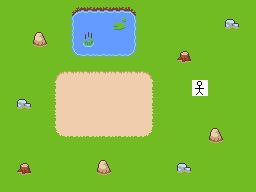

The image is a tile-based game level rendered from a .tmx file. Its description and complete source (layers, tilesets, objects, tile grids) follow:
An orthogonal 16x12 tile map with 16x16 px tiles, 3 tile layers (Background, Foreground, Control), 2 tilesets.

<map version="1.5" tiledversion="1.7.2" orientation="orthogonal" renderorder="right-down" width="16" height="12" tilewidth="16" tileheight="16" infinite="0" nextlayerid="5" nextobjectid="2">
 <tileset firstgid="1" source="tiles.tsx" />
 <tileset firstgid="55" source="control.tsx" />
 <layer id="1" name="Background" width="16" height="12">
  <data encoding="csv">
8,8,8,8,8,8,8,8,8,8,8,8,8,8,8,8,
8,8,8,8,8,44,44,44,8,8,8,8,8,8,8,8,
8,8,8,8,8,44,44,44,8,8,8,8,8,8,8,8,
8,8,8,8,8,8,8,8,8,8,8,8,8,8,8,8,
8,8,8,8,8,8,8,8,8,8,8,8,8,8,8,8,
8,8,8,8,8,8,8,8,8,8,8,8,8,8,8,8,
8,8,8,8,8,8,8,8,8,8,8,8,8,8,8,8,
8,8,8,8,8,8,8,8,8,8,8,8,8,8,8,8,
8,8,8,8,8,8,8,8,8,8,8,8,8,8,8,8,
8,8,8,8,8,8,8,8,8,8,8,8,8,8,8,8,
8,8,8,8,8,8,8,8,8,8,8,8,8,8,8,8,
8,8,8,8,8,8,8,8,8,8,8,8,8,8,8,8
</data>
 </layer>
 <layer id="2" name="Foreground" width="16" height="12">
  <data encoding="csv">
0,0,0,0,37,38,38,38,39,0,0,0,0,0,0,0,
0,0,0,0,43,44,44,42,45,0,0,0,0,0,35,0,
0,0,34,0,43,48,44,44,45,0,0,0,0,0,0,0,
0,0,0,0,49,50,50,50,51,0,0,36,0,0,0,0,
0,0,0,19,20,20,20,20,20,21,0,0,0,0,0,0,
0,0,0,25,26,26,26,26,26,27,0,0,0,0,0,0,
0,35,0,25,26,26,26,26,26,27,0,0,0,0,0,0,
0,0,0,25,26,26,26,26,26,27,0,0,0,0,0,0,
0,0,0,31,32,32,32,32,32,33,0,0,0,34,0,0,
0,0,0,0,0,0,0,0,0,0,0,0,0,0,0,0,
0,36,0,0,0,0,34,0,0,0,0,35,0,0,0,0,
0,0,0,0,0,0,0,0,0,0,0,0,0,0,0,0
</data>
 </layer>
 <layer id="3" name="Control" width="16" height="12">
  <data encoding="csv">
0,0,0,0,0,0,0,0,0,0,0,0,0,0,0,0,
0,0,0,0,0,0,0,0,0,0,0,0,0,0,0,0,
0,0,0,0,0,0,0,0,0,0,0,0,0,0,0,0,
0,0,0,0,0,0,0,0,0,0,0,0,0,0,0,0,
0,0,0,0,0,0,0,0,0,0,0,0,0,0,0,0,
0,0,0,0,0,0,0,0,0,0,0,0,55,0,0,0,
0,0,0,0,0,0,0,0,0,0,0,0,0,0,0,0,
0,0,0,0,0,0,0,0,0,0,0,0,0,0,0,0,
0,0,0,0,0,0,0,0,0,0,0,0,0,0,0,0,
0,0,0,0,0,0,0,0,0,0,0,0,0,0,0,0,
0,0,0,0,0,0,0,0,0,0,0,0,0,0,0,0,
0,0,0,0,0,0,0,0,0,0,0,0,0,0,0,0
</data>
 </layer>
</map>
